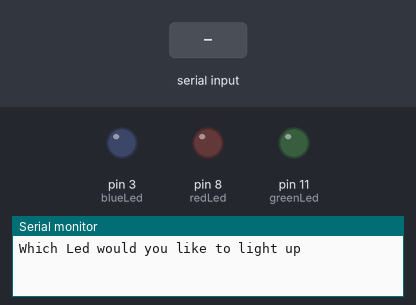
Recording of a sketch running on a simulated Arduino Uno, built with avr-gcc and run on an emulated ATmega328P. Parts: output pins drawn as LEDs (lit = HIGH), the last lines printed to the serial monitor. Inputs (shaded band) come from the test bench.

Above: at 1.2 s.
1.3 s: "blue" received over Serial
At 3.3 s:
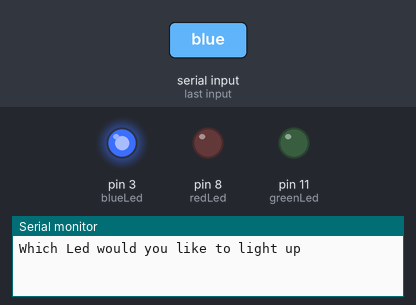
3.8 s: "green" received over Serial
At 6.5 s:
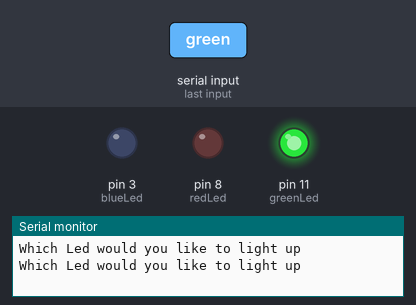
6.8 s: "red" received over Serial
At 9.0 s:
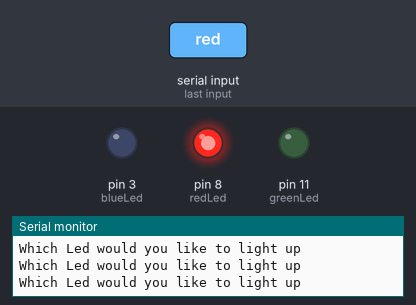
Timing chart, 0 to 11.8 s (numbered marks = the images above; inputs shaded):
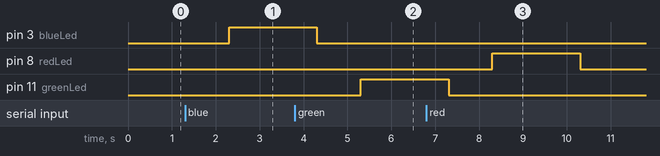

Measured:
- after the input at 1.3 s, pin 3 (blueLed): LOW → HIGH after 1.0 s
- after the input at 3.8 s, pin 11 (greenLed): LOW → HIGH after 1.5 s
- after the input at 6.8 s, pin 8 (redLed): LOW → HIGH after 1.5 s, → LOW 2.0 s later

The sketch:

reading_from_serial_moniter.ino
```cpp
String userLed;
String msg = "Which Led would you like to light up";
int blueLed = 3;
int redLed = 8;
int greenLed = 11;
int wait = 2000;
String errorMessage = "Not a valid colour";


void setup () {

  Serial.begin(9600);

  pinMode(blueLed, OUTPUT);
  pinMode(redLed, OUTPUT);
  pinMode(greenLed, OUTPUT);

}

void loop () {

  Serial.println(msg);

  while (Serial.available() == 0) {}

  userLed = Serial.readString();

  userLed.toLowerCase();

  if (userLed == "blue") {

    digitalWrite(blueLed, HIGH);
    delay(wait);
    digitalWrite(blueLed, LOW);

   }

    else if (userLed == "green") {

    digitalWrite(greenLed, HIGH);
    delay(wait);
    digitalWrite(greenLed, LOW);

   }

   else if (userLed == "red") {

    digitalWrite(redLed, HIGH);
    delay(wait);
    digitalWrite(redLed, LOW);

   }

   else {

    Serial.println(errorMessage);

    }


}
```
